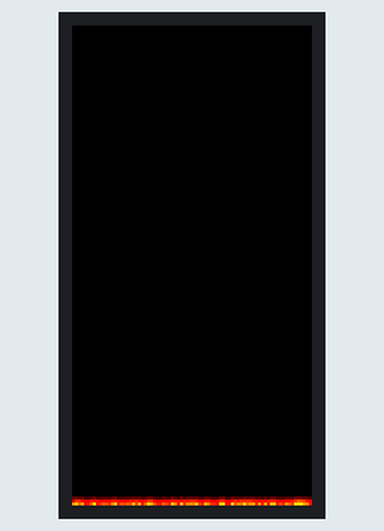
Bench run of a sketch on a simulated ESP32. Parts: 80×160 colour display. Random numbers use the default seed unless the sketch sets one.

Above: at 0.34 s.
At 5.25 s:
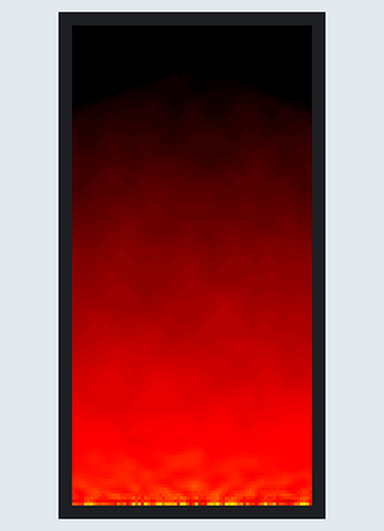
At 10.17 s:
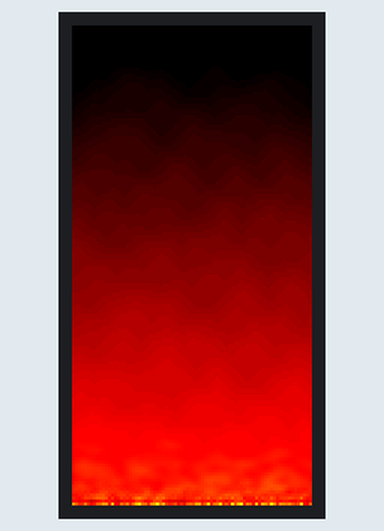
At 20.01 s:
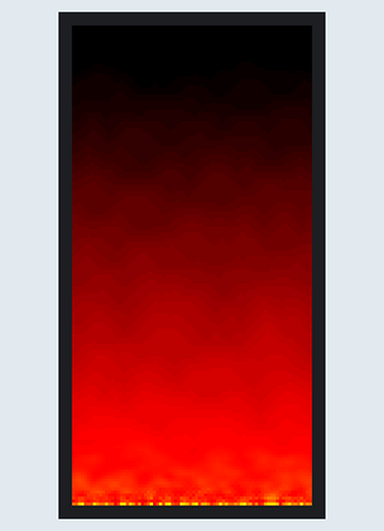
At 29.84 s:
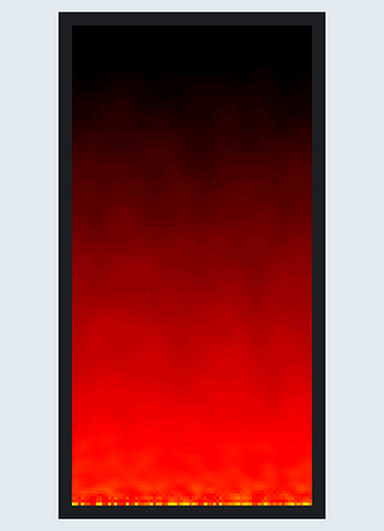
At 39.68 s:
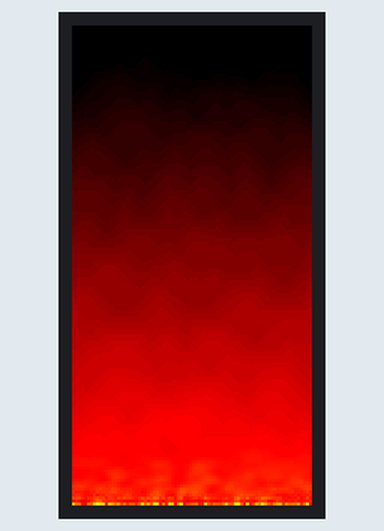

The sketch:

_3_-_LCD_Fire.ino
```cpp
#include <M5StickC.h>

const int screenWidth = 80;
const int screenHeight = 160;
int colour[128]; // Array to hold the colour palette
int fire[screenHeight][screenWidth]; //Array to hold the screen buffer

// setup code (to run once):
void setup() {
  M5.begin();

  // for loop that creates color palettes (black -> red then red -> yellow):
  for (int i = 0; i < 128; i++) {
    if (i < 64) {
      colour[i] = (int(i/2) * 0x800);
    }
    else {
      colour[i] = 0xf800 + ((i - 64) * 0x20);
    }
  }

  // Clear the screen buffer
  for (int y = 0; y < screenHeight; y++) {
    for (int x = 0; x < screenWidth; x++) {
        fire[y][x] = 0;
    }
  }
}

// main code (runs repeatedly):
void loop() {
  // Randomise the bottom line of the screen buffer
  for (int x = 0; x < screenWidth; x++) {
    fire[screenHeight - 1][x] = (64 + random(64));
  }

  // Calculate the flame algorithm from the top down
  for (int y =0; y < (screenHeight - 1); y++) {
    for (int x = 0; x < screenWidth; x++) {
      fire[y][x] =
      ((fire[(y + 1) % screenHeight][(x - 1) % screenWidth]
      + fire[(y + 1) % screenHeight][(x) % screenWidth]
      + fire[(y + 1) % screenHeight][(x + 1) % screenWidth]
      + fire[(y + 2) % screenHeight][(x) % screenWidth])
      * 64) / 257; // play with these values for different effects, second number must be just over 4 x the first
    }
  }

  // Update the screen
  for (int y =0; y < screenHeight; y++) {
    for (int x = 0; x < screenWidth; x++) {
      M5.Lcd.drawPixel(x, y, colour[(fire[y][x])]);
    }
  }
}
```
